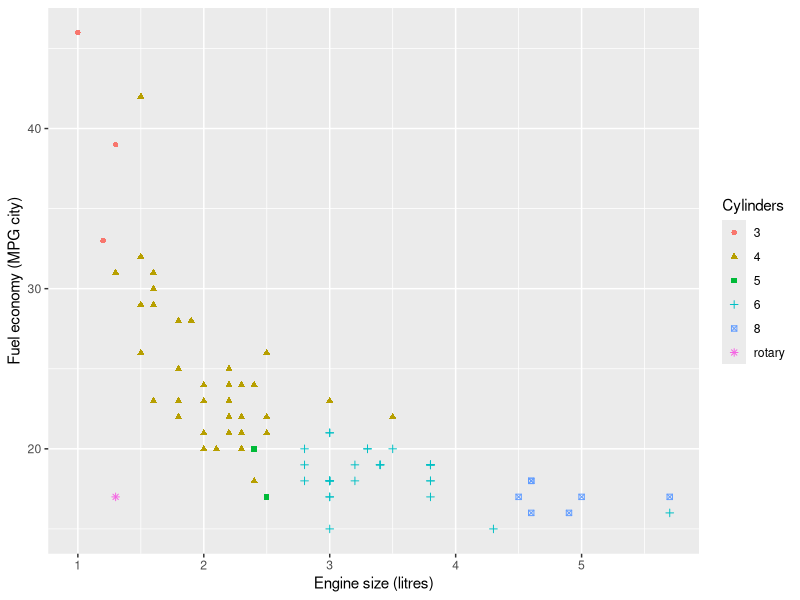
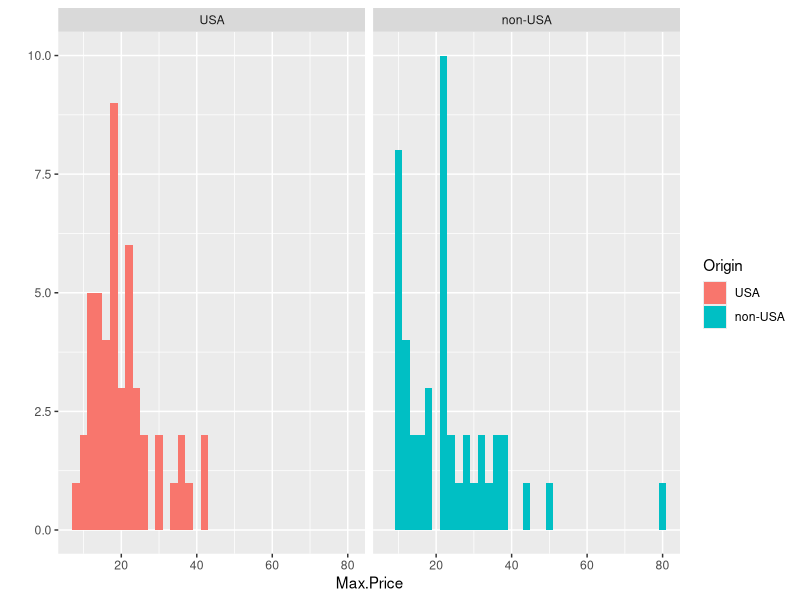
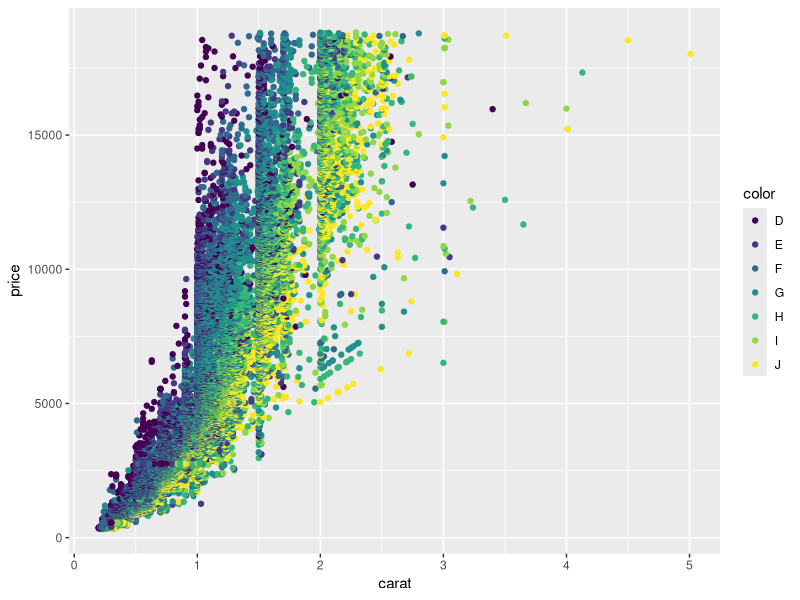

These charts were generated, in order, by the following R code: (Note: this script raises an error after producing the figures.)
## ---- chunk 1
knitr::opts_chunk$set(echo = TRUE)
## ---- chunk 2
library(ggplot2)
library(MASS)  # Useful for data sets
library(plyr)  # We'll need mapvalues
qplot(x=EngineSize, y=MPG.city, data=Cars93, 
      colour=Cylinders, 
      shape=Cylinders,
      xlab = "Engine size (litres)",
      ylab = "Fuel economy (MPG city)"
      ) 
## ---- chunk 3
qplot(x =Max.Price, data = Cars93, facets = ~Origin, geom = "histogram", fill = Origin, binwidth = 2)
## ---- chunk 4
View(diamods)
## ---- chunk 5
install.packages("MASS")
install.packages("ggplot2")
install.packages("xml2")
install.packages("curl")
install.packages("rvest")
## ---- chunk 6
diamond.plot2 <- ggplot(data=diamonds, aes(x=carat, y=price, color= color ))

diamond.plot2 + geom_point()
## ---- chunk 7
diamond.plot + geom_point(size = 0.7, alpha = 0.3)
## ---- chunk 8
View(diamonds)
## ---- chunk 9
library(ggplot2)
diamond.plot <- ggplot(data=diamonds, aes(x=carat, y=price, colour = color))
diamond.plot + geom_point()
## ---- chunk 10
diamond.plot <- ggplot(data=diamonds, aes(x=carat, y=price, colour = color))
diamond.plot + geom_point() + facet_wrap(~cut)
## ---- chunk 11
library(ggplot2)
library(MASS)  # Useful for data sets
library(plyr)  # We'll need mapvalues
qplot(x=EngineSize, y=MPG.city, data=Cars93, 
      colour=Cylinders, 
      shape=Cylinders,
      xlab = "Engine size (litres)",
      ylab = "Fuel economy (MPG city)"
      ) 
## ---- chunk 12
diamond.plot2 <- ggplot(data=diamonds, aes(x=carat, y=price ))

diamond.plot2 + geom_line()
## ---- chunk 13
diamond.plot + geom_point(size = 0.7, alpha = 0.3)
## ---- chunk 14
library(ggplot2)
diamond.plot <- ggplot(data=diamonds, aes(x=carat, y=price, colour = color))
diamond.plot + geom_point()
## ---- chunk 15
colnames(Cars93)
## ---- chunk 16
diamond.plot <- ggplot(data=diamonds, aes(x=carat, y=price, colour = color))
diamond.plot + geom_line() + facet_wrap(~cut)
## ---- chunk 17
View(Cars93)
